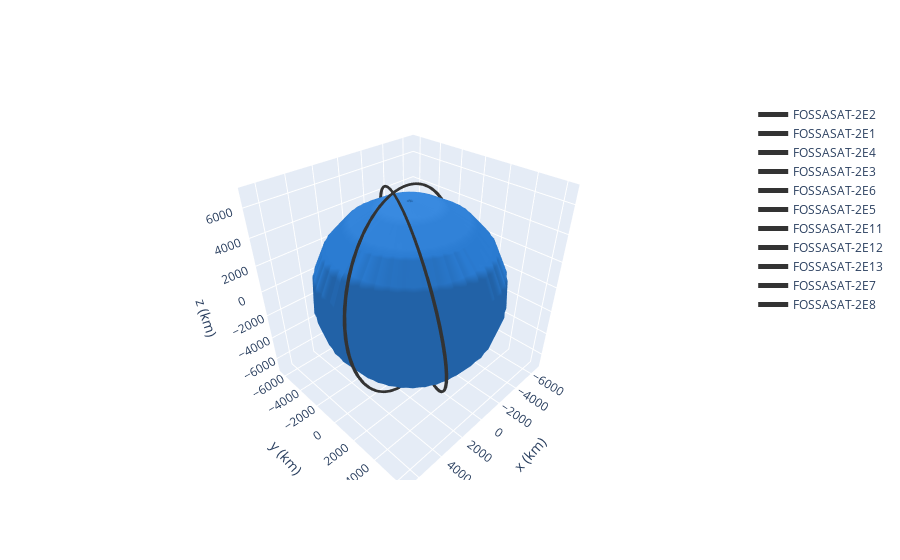

The notebook cell saved with this chart:
### Code cell
# Plot all the satellites in the constellation, propagating aprox. an orbital period ~ 94 min = 1.6h 

FOSSA_ephem_list = [] # Empty list

for j in range(len(FOSSA_list)):
    sat = list(load_gp_from_celestrak(name=FOSSA_list[j]))[0]
    FOSSA_ephem_list.append(ephem_from_gp(sat, time_range(Time.now(), end= Time.now() + (1.6 << u.h))))

plotter = OrbitPlotter3D()
plotter.set_attractor(Earth)
# "Enumerate" allows me to iterate over the objects in a list and returns the index of the list (indx)
# Plot each ephemeris in the list of ephemeris
for indx, ephem in enumerate(FOSSA_ephem_list):
    plotter.plot_ephem(ephem, color="#333", label=FOSSA_list[indx], trail=True)

plotter.show()
